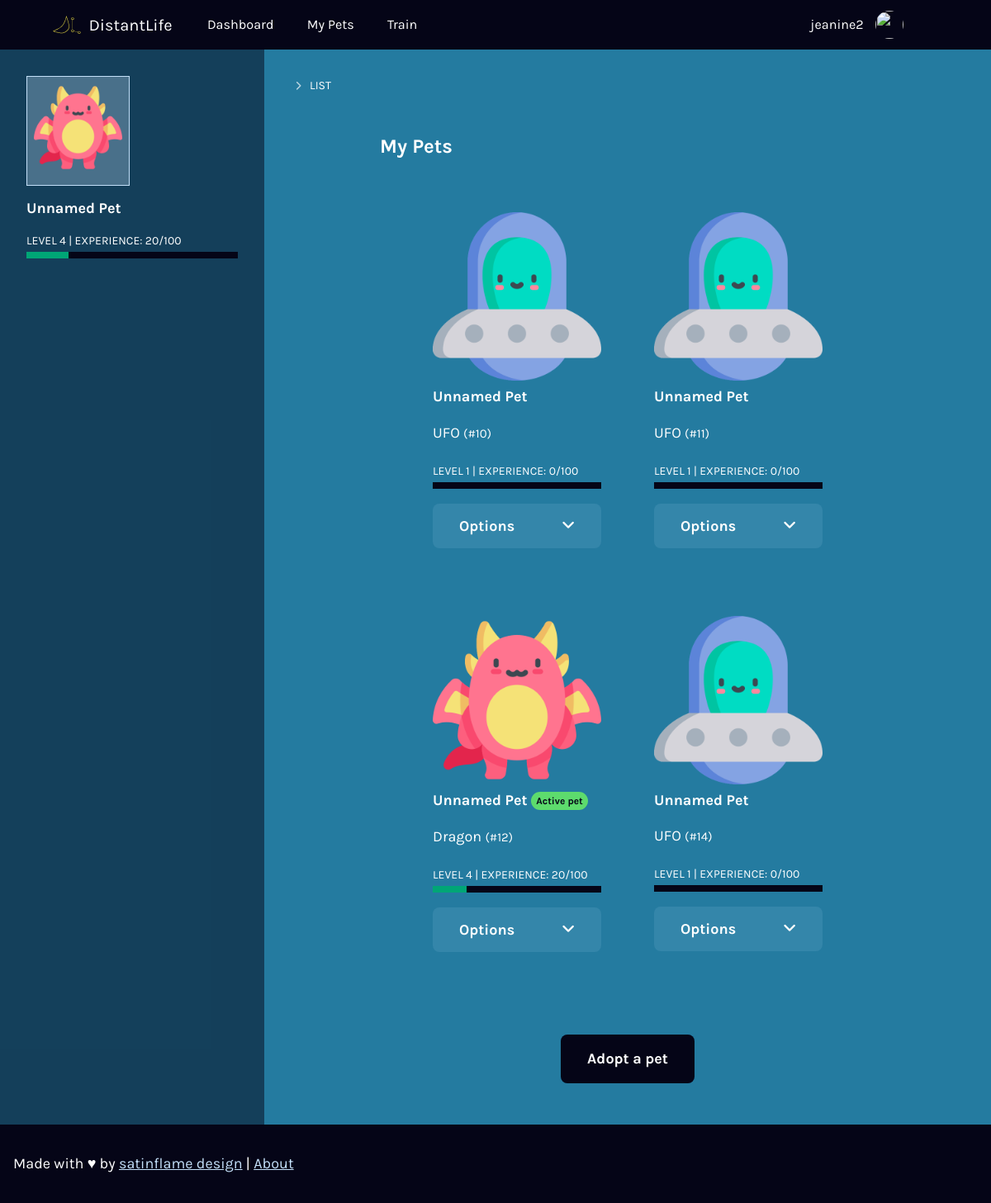
The page /pets (signed in) on the database as committed earlier.
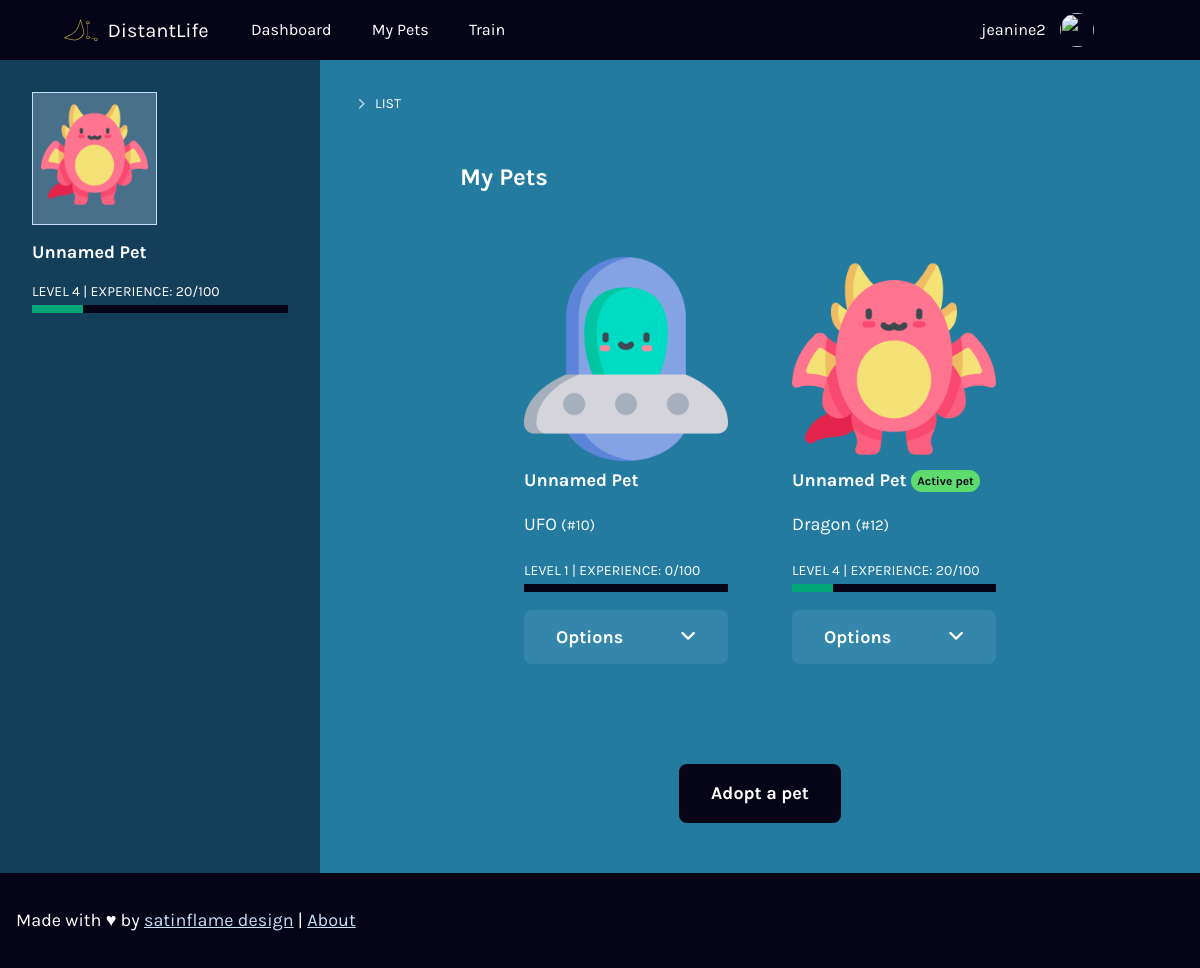
The same page on the database as committed later.
### tables this page shows
CREATE TABLE `users` (
  `id` integer,
  `username` varchar(255) NOT NULL,
  `full_name` varchar(255),
  `password` hash,
  `email` varchar(255),
  `created_at` timestamp,
  `last_login` timestamp,
  `preferred_lang` integer,
  `learning_lang` integer, `active_pet_id` integer, roles int,
  PRIMARY KEY(id)
);

CREATE TABLE `pets` (
  `id` integer,
  `type` integer,
  `name` varchar(255),
  `created` timestamp,
  `exp` integer,
  PRIMARY KEY(id)
);

CREATE TABLE `pet_types` (
  `id` integer,
  `imgsrc` varchar(255),
  `pet_type` varchar(255), `exp_required` integer,
  PRIMARY KEY(id)
);

### application.py (the view)
@app.route("/pets")
@login_required
def pets():
    pets_owned = db.execute("SELECT pets.id, pet_types.imgsrc, pet_types.pet_type, pets.created, pets.exp, pets.name, users.active_pet_id FROM owners JOIN pets ON pets.id = owners.pet_id JOIN pet_types ON pets.type = pet_types.id JOIN users ON users.id = owners.owner_id WHERE owner_id = ?", session["user_id"])
    return render_template("list.html", pets_owned=pets_owned)

### application.py (called while the page is built)
@app.after_request
def after_request(response):
    response.headers["Cache-Control"] = "no-cache, no-store, must-revalidate"
    response.headers["Expires"] = 0
    response.headers["Pragma"] = "no-cache"
    return response

### helpers.py (called while the page is built)
def login_required(f):
    @wraps(f)
    def decorated_function(*args, **kwargs):
        if session.get("user_id") is None:
            return redirect("/login")
        return f(*args, **kwargs)
    return decorated_function

### templates/list.html (shortened to what this page needs)
{% extends "layout.html" %}
{% from "./macros.html" import usedalot, progressbar, get_data with context %}
{% block main %}
<h1>My Pets</h1>
{% if (pets_owned|length) > 0 %}
  <div class="col-list row">
    {% for pet in pets_owned %}
    <div class="col-12">
      <img src="/static/{{ pet.imgsrc }}" alt="" />
      <h2>{{ pet.name }}
        {% if pet.id == pet.active_pet_id %}
        <span class="badge badge-success">Active pet</span>
        {% endif %} </h2>
        <p>{{ pet.pet_type }} <small>(#{{ pet.id }})</small></p>
        {{ progressbar((pet.exp)) }}
        <ul class="element-options">
          <li class="has-dropdown"><button class="btn-secondary" aria-haspopup="true">
            Options
          </button>
          </li>
        </ul>
      </div>
    {% endfor %}
  </div>
  {% else %}
    <p>No pets</p>
{% endif %}
<p class="text-center"><a class="btn btn-primary" href="/adopt">Adopt a pet</a></p>
{% endblock %}

### templates/layout.html (shortened to what this page needs)
<!DOCTYPE html>
  {% if (session.get("language")) %}
    <html lang="{{session['language']['charcode']}}" dir="{{session['language']['dir']}}">
  {% else %}
    <html lang="en">
  {% endif %}
  {% include 'global/head.html' %}
  {% if (session.get("language")) %}
    <body class="text-gray-900 font-sans antialiased dir-{{session['language']['dir']}}">
  {% else %}
    <body class="text-gray-900 font-sans antialiased">
  {% endif %}
  {% include 'global/header.html' %}
  <div class="layout-secondary">
    <div class="layout-secondary-main theme-inversed">
      <main>
        {% include 'global/breadcrumb.html' %}
        <div class="secondary-main">
          {% block main %}{% endblock %}
        </div>
      </main>
    </div>
    <div class="layout-secondary-aside theme-inversed">
      {% include 'global/sidebar.html' %}
    </div>
  </div>
  {% include 'global/footer.html' %}
</body>
</html>

### templates/macros.html (shortened to what this page needs)
{% macro progressbar(exp) %}
    <p class="text-small-caps mb-0">{{ _('Level') }} {{ level }} | {{ _('Experience') }}: {{ percent }}/100 </p>
    <div class="progressbar" role="progressbar" aria-valuenow="{{ percent }}" aria-valuemin="0" aria-valuemax="100">
      <span class="filled" style="width: {{ percent }}%;"></span>
    </div>
{% endmacro %}

### templates/global/head.html (shortened to what this page needs)
<head>
  <link href="{{ url_for('static', filename='proj04.css') }}" rel="stylesheet">
  <link href="{{ url_for('static', filename='overrides.css') }}" rel="stylesheet">
</head>

### templates/global/header.html (shortened to what this page needs)
<header class="header">
  <div class="container">
    <div class="menu-container">
      <div class="menu-logo">
        <h1><a class="logo" href="/"><img src="{{ url_for('static', filename='logos/distantlife-logo.svg') }}" height="28" width="140"
              alt="Distant Life" /></a></h1>
      </div>
      <nav id="siteMenu" role="menu" aria-labelledby="menubutton">
        <ul class="list-unstyled list-inline">
          {% if session.user_id %}
          <li><a href="/">{{ _('Dashboard') }}</a></li>
          <li><a href="/pets">{{ _('My Pets') }}</a></li>
          <li><a href="/train">{{ _('Train') }}</a></li>
          {% endif %}
        </ul>
        <ul class="list-unstyled list-inline">
          {% if session.get("user_id") %}
            <li class="menu-user"><a href="/users/{{session['user_id']}}">{{ session['username'] }}
              <img alt="" src="https://www.satinflame.com/img/icons/apple-touch-icon.png" width="34" height="34" class="rounded-circle">
            </a></li>
            <li class="has-dropdown"><a class="hide-md" href="#" aria-haspopup="true">
            </a>
            </li>
          {% else %}
            <li><a href="/signup">{{ _('Sign Up') }}</a></li>
            <li><a href="/login">{{ _('Login') }}</a></li>
          {% endif %}
        </ul>
      </nav>
    </div>
  </div>
</header>

### templates/global/breadcrumb.html (shortened to what this page needs)
<nav class="breadcrumb" aria-label="breadcrumb">
  <ol>
    <li><a class="active" aria-current="page" href="#">{{ title_s }}</a>
    </li>
  </ol>
</nav>

### templates/global/sidebar.html
{% from "./macros.html" import usedalot, progressbar, get_data with context %}
<aside>
  {% if (session.get("active_pet")) %}
  <p class="text-center my-0 pet-box ">
    <img width="200" height="200" src="{{ url_for('static', filename=session['active_pet']['imgsrc']) }}" alt="{{session['active_pet']['type']}}" />
  </p>
  <h3>{{session["active_pet"]["name"]}}</h3>
  {{ progressbar(session["active_pet"]["exp"]) }}
  {% endif %}
</aside>

### templates/global/footer.html (shortened to what this page needs)
<footer class="footer theme-inversed">
  <div class="container">
    <div class="footer-logo">
      <p>{{ _('Made with &hearts; by') }} <a href="https://satinflame.com">satinflame design</a> | <a href="/about">{{ _('About') }}</a></p>
    </div>
  </div>
</footer>

### static/overrides.css (style rules this page uses)
.element-options { padding-right: 0; }

Rows that differ between the two databases and show on the page:
no longer on this page (row unchanged): pets: imgsrc (picture), name "Unnamed Pet", pet_type "UFO", id "11", level "1", exp "0"
removed pets: imgsrc (picture), name "Unnamed Pet", pet_type "UFO", id "14", level "1", exp "0"
